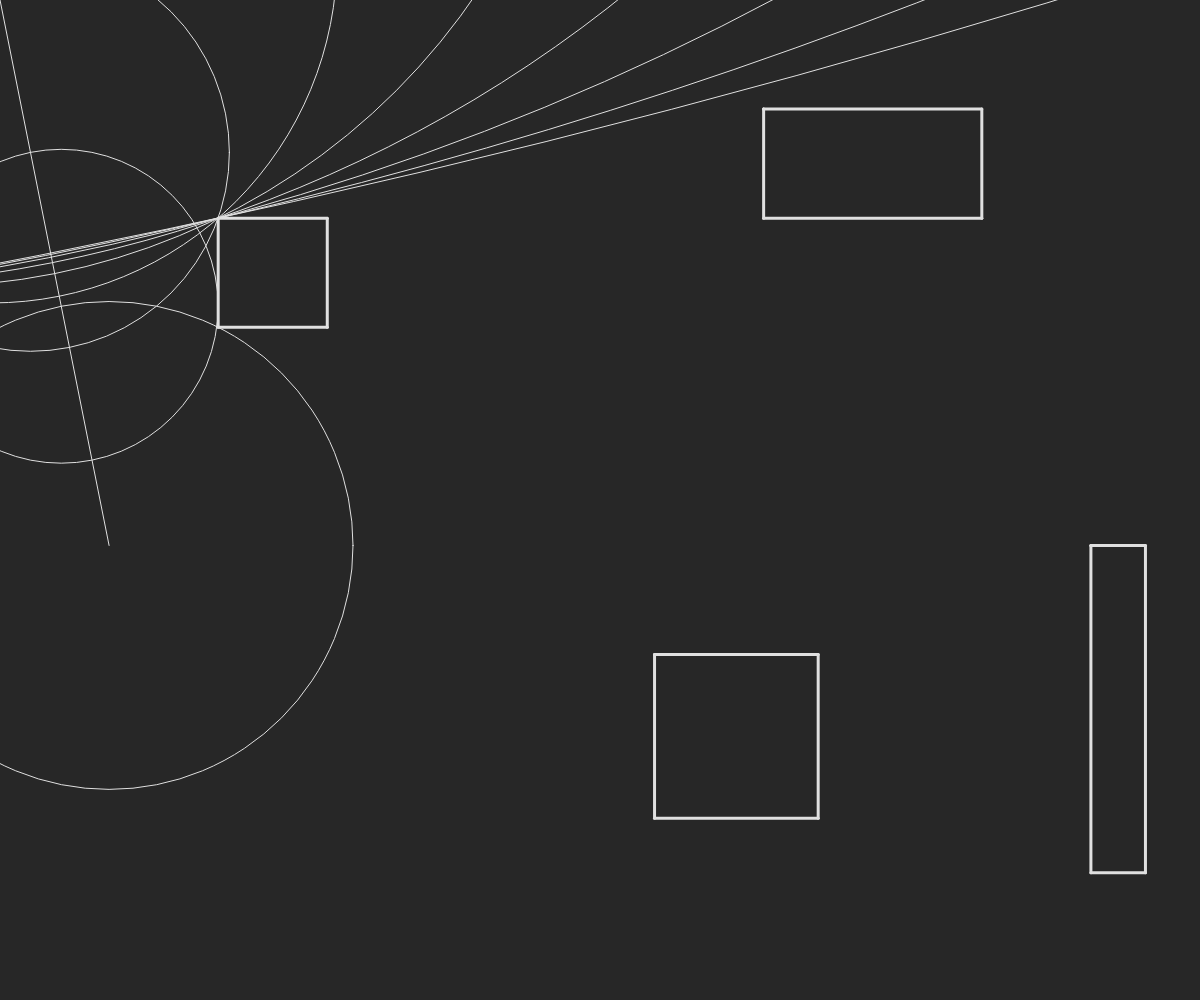
Frame 1 (no input)
Frame 60 (no input): identical to frame 1, image omitted
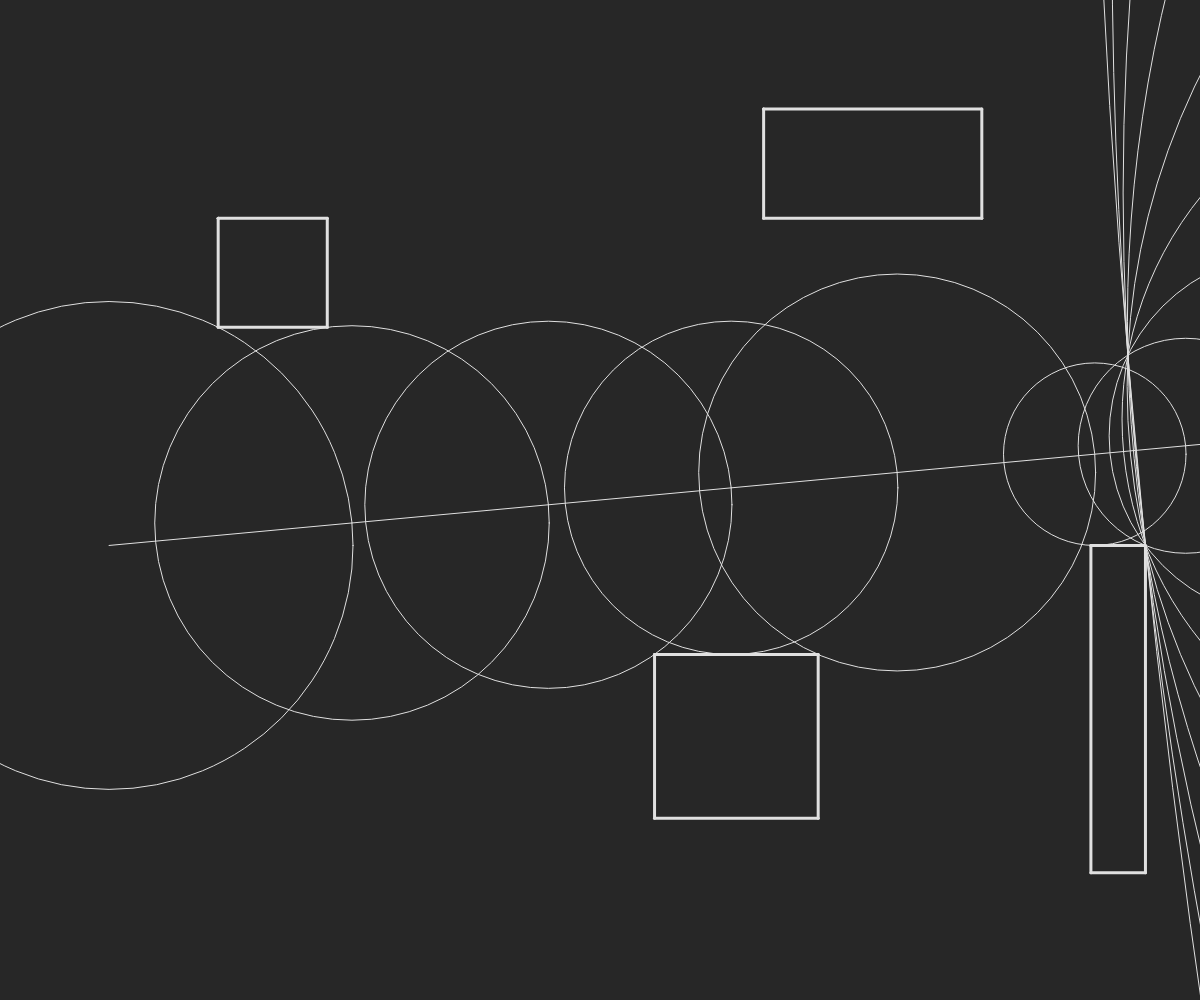
Frame 120 (the mouse pressed at the canvas centre since frame 60)

The p5.js sketch that drew these frames (run headless with seeded random() and noise() and a simulated clock; from frame 60 on, the mouse is pressed at the canvas centre):

// p5.js sketch
// ── sketch.js
const colour_background = (39,39,39);
const colour_lines = (224,224,224);
const colour_rays = (232,72,85);

const screenWidth = window.innerWidth;
const screenHeight = window.innerHeight;

const resize = window.innerWidth/1100;

class Point{
	constructor(x, y){
		this.x = x;
		this.y = y;
	}

	
};



class Vector{
	constructor(x, y){
		this.x = x;
		this.y = y;
	}
	fromPoint(p){
		this.x = p.x;
		this.y = p.y;
	}
	normalize(){
		let mag = sqrt(this.x*this.x + this.y*this.y);
		this.x = 100* this.x / mag;
		this.y = 100 * this.y / mag;
	}
	magnitude(){
		return sqrt(this.x*this.x + this.y*this.y);
	}
	add(p){
		this.x += p.x;
		this.y += p.y;
	}
	subtract(p){
		this.x -= p.x;
		this.y -= p.y;
	}
	setmag(mag){
		this.normalize();
		this.x *= mag;
		this.y *= mag;
	}
}

class Shape{
	constructor(a){
		this.points = [];
		a.forEach(element => {
			if(this.points.length == 0)this.points.push(element); 
			else if(!isSamePoint(element,this.points[this.points.length-1])) {
				this.points.push(element);
			}
		});
	}
	draw(){
		stroke(colour_lines);
		strokeWeight(3);
		let pp = this.points[0];
		this.points.forEach(point => {
			line(pp.x,pp.y,point.x,point.y);
			pp = point;
		});
	}
};

class Ray{
	constructor(x, y, a){
		this.x = x;
		this.y = y;
		this.a = a;
		this.d = new Vector(sin(a),cos(a));
	}

	simulate(x,y,l){
		stroke(colour_lines);
		strokeWeight(1);
		ellipse(x,y,2 * dist_pas(new Point(x,y)));
		let curr = new Point(x,y);
		let dist = dist_pas(curr)
		if(l > 100) return l;
		if(dist > 10000) return 101
		if(dist < 3) {
			stroke(colour_rays);
			ellipse(x,y,10);
			return l;
		}
		let pointer = this.d;
		pointer.setmag(dist);
		//console.log(x,y);
		//console.log(sin(this.a));
		line(x,y,x+sin(this.a)*dist,y+cos(this.a)*dist);
		return this.simulate(x+sin(this.a)*dist,y+cos(this.a)*dist,l+1);
		//return 1;
	}
}

function getLine_pp(p1,p2){
	let a = p1.y-p2.y;
	let b = p2.x-p1.x;
	let c = - p2.x*p1.y + p2.y*p1.x;
	return [a,b,c];
}

function isSamePoint(a, b){
	let EPS = 10e-7;
	if(abs(a.x-b.x) < EPS && abs(a.y-b.y) < EPS) return true;
	return false;
}

function dist_pp(a, b){
	let dx = a.x-b.x;
	let dy = a.y-b.y;
	return sqrt(dx*dx+dy*dy);
}

function dist_pl(p1,p2,p){
	let temp = getLine_pp(p1,p2);
	let a = temp[0];
	let b = temp[1];
	let c = temp[2];
	let pt1 = abs(a*p.x + b*p.y + c);
	let pt2 = sqrt(a*a+b*b);
	return pt1/pt2;
}

function getPoint_pl(p1,p2,p){
	let temp = getLine_pp(p1,p2);
	let a = temp[0];
	let b = temp[1];
	let c = temp[2];
	let x = (b*(b*p.x-a*p.y)-a*c)/(a*a+b*b);
	let y = (a*(-b*p.x+a*p.y)-b*c)/(a*a+b*b);
	return new Point(x,y);
}

function dist_ps(s,p){
	minDist = 9999999;
	s.points.forEach(point => {
		minDist = min(minDist,dist_pp(point,p));
	});
	for (let i = 0; i < s.points.length-1; i++) {
		let pol = getPoint_pl(s.points[i],s.points[i+1],p);
		if(min(s.points[i].x,s.points[i+1].x)-1 < pol.x){
			if(max(s.points[i].x,s.points[i+1].x)+1 > pol.x){
				if(min(s.points[i].y,s.points[i+1].y)-1 < pol.y){
					if(max(s.points[i].y,s.points[i+1].y)+1 > pol.y){
						minDist = min(minDist,dist_pl(s.points[i],s.points[i+1],p));
					}
				}		
			}
		}		
	}
	return minDist;
}

function dist_pas(p){
	let minDist = 9999999;
	shapes.forEach(shape => {
		minDist = min(minDist,dist_ps(shape,p));
	});
	return minDist;
}

let shapes = [];
let pivot = new Point(100*resize,500*resize);

function setup() {
	angleMode(RADIANS)
	createCanvas(screenWidth,screenHeight);
	
	let p1 = new Point(200*resize,200*resize);
	let p2 = new Point(200*resize,300*resize);
	let p3 = new Point(300*resize,300*resize);
	let p4 = new Point(300*resize,200*resize);
	let o = new Shape([p1,p2,p3,p4,p1]);
	shapes.push(o);
	p1 = new Point(600*resize,600*resize);
	p2 = new Point(600*resize,750*resize);
	p3 = new Point(750*resize,750*resize);
	p4 = new Point(750*resize,600*resize);
	o = new Shape([p1,p2,p3,p4,p1]);
	shapes.push(o);
	p1 = new Point(700*resize,100*resize);
	p2 = new Point(700*resize,200*resize);
	p3 = new Point(900*resize,200*resize);
	p4 = new Point(900*resize,100*resize);
	o = new Shape([p1,p2,p3,p4,p1]);
	shapes.push(o);
	p1 = new Point(1000*resize,500*resize);
	p2 = new Point(1000*resize,800*resize);
	p3 = new Point(1050*resize,800*resize);
	p4 = new Point(1050*resize,500*resize);
	o = new Shape([p1,p2,p3,p4,p1]);
	shapes.push(o);
	//noStroke();
}

function get_angle(){
	let mousePoint = new Point(mouseX, mouseY);
	let dirVec = new Vector(0,0);
	dirVec.fromPoint(mousePoint);
	dirVec.subtract(pivot);
	a = atan2(dirVec.x,dirVec.y);
	return a;
}

function draw()	{
	background(colour_background);
	shapes.forEach(shape => {
		shape.draw();
	});
	noFill();
	ray = new Ray(pivot.x,pivot.y,get_angle());
	//ray.simulate(ray.x,ray.y,0);
	//ellipse(pivot.x,pivot.y,2 * dist_pas(pivot));
	ray.simulate(ray.x,ray.y,0);
}
